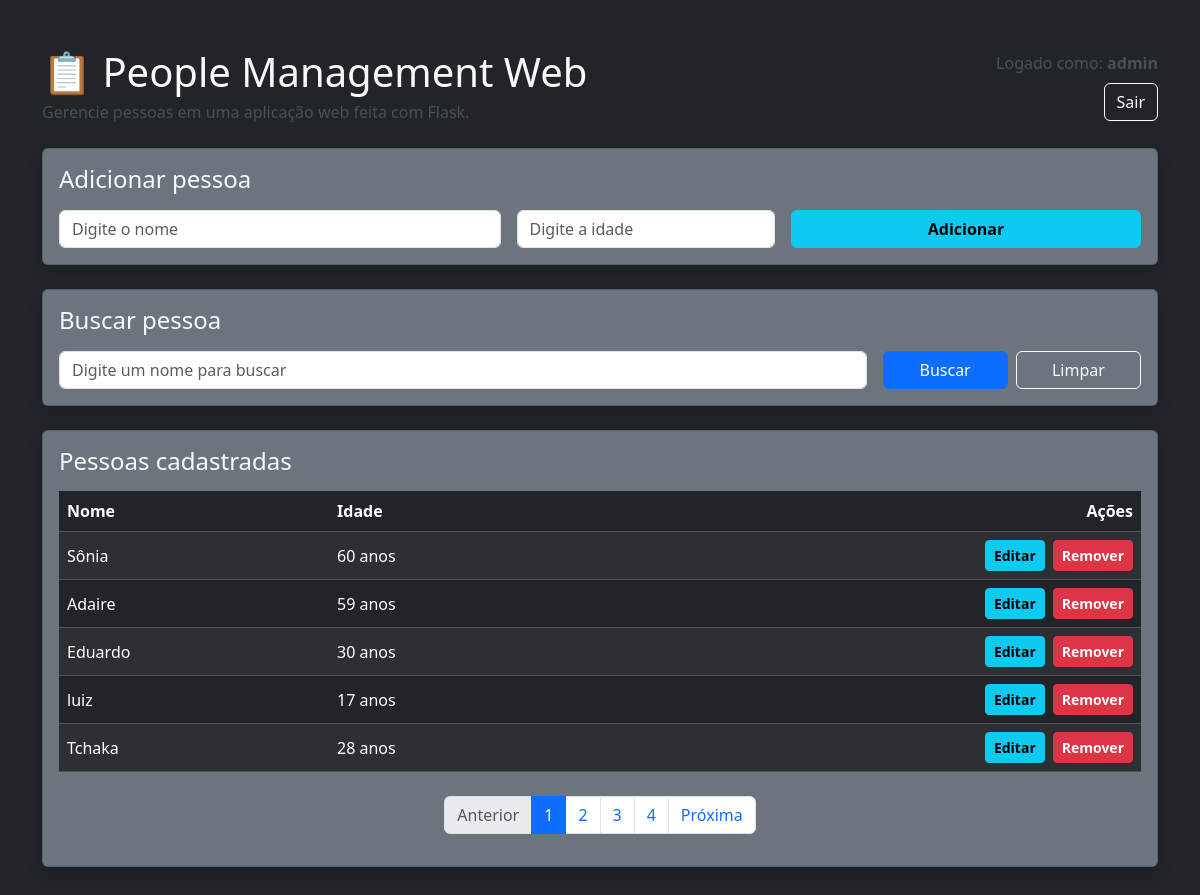
/ (signed in), run on the app's committed database.
### app.py (models this page shows)
class Usuario(UserMixin, db.Model):
    id = db.Column(db.Integer, primary_key=True)
    username = db.Column(db.String(100), unique=True, nullable=False)
    password = db.Column(db.String(255), nullable=False)

class Pessoa(db.Model):
    id = db.Column(db.Integer, primary_key=True)
    nome = db.Column(db.String(100), nullable=False)
    idade = db.Column(db.Integer, nullable=False)

### app.py (the view)
@app.route("/")
@login_required
def home():
    busca = request.args.get("busca", "").strip()
    pagina = request.args.get("pagina", 1, type=int)
    por_pagina = 5
    query = Pessoa.query
    if busca:
        query = query.filter(Pessoa.nome.ilike(f"%{busca}%"))
    paginacao = query.order_by(Pessoa.id.asc()).paginate(
        page=pagina,
        per_page=por_pagina,
        error_out=False
    )
    pessoas = paginacao.items
    return render_template(
        "index.html",
        pessoas=pessoas,
        busca=busca,
        pessoa_em_edicao=None,
        form_nome="",
        form_idade="",
        paginacao=paginacao
    )

### app.py (called while the page is built)
@login_manager.user_loader
def load_user(user_id):
    return Usuario.query.get(int(user_id))

### templates/index.html (shortened to what this page needs)
<!DOCTYPE html>
<html lang="pt-br">
<head>
    <link href="https://cdn.jsdelivr.net/npm/bootstrap@5.3.3/dist/css/bootstrap.min.css" rel="stylesheet">
</head>
<body class="bg-dark text-light">
    <div class="container py-5">
        <div class="d-flex flex-column flex-md-row justify-content-between align-items-md-center mb-4 gap-3">
            <div>
                <h1 class="mb-1">📋 People Management Web</h1>
                <p class="text-light-emphasis mb-0">Gerencie pessoas em uma aplicação web feita com Flask.</p>
            </div>
            <div class="d-flex flex-column align-items-md-end gap-2">
                <span class="text-light-emphasis">Logado como: <strong>{{ current_user.username }}</strong></span>
                <a href="{{ url_for('logout') }}" class="btn btn-outline-light">Sair</a>
            </div>
        </div>
        <div class="row g-4">
            <div class="col-12">
                <div class="card bg-secondary text-light shadow">
                    <div class="card-body">
                        {% if pessoa_em_edicao %}
                            <h2 class="h4 mb-3">Editar pessoa</h2>
                            <form action="{{ url_for('atualizar', id=pessoa_em_edicao.id, busca=busca, pagina=paginacao.page) }}" method="post" class="row g-3">
                                <div class="col-md-5">
                                    <input type="text" name="nome" class="form-control" placeholder="Digite o nome" value="{{ form_nome }}" required>
                                </div>
                                <div class="col-md-3">
                                    <input type="text" name="idade" class="form-control" placeholder="Digite a idade" value="{{ form_idade }}" required>
                                </div>
                                <div class="col-md-4 d-flex gap-2">
                                    <button type="submit" class="btn btn-info fw-bold flex-fill">Salvar alterações</button>
                                    <a href="{{ url_for('home', busca=busca, pagina=paginacao.page) }}" class="btn btn-outline-light flex-fill">Cancelar</a>
                                </div>
                            </form>
                        {% else %}
                            <h2 class="h4 mb-3">Adicionar pessoa</h2>
                            <form action="{{ url_for('adicionar') }}" method="post" class="row g-3">
                                <div class="col-md-5">
                                    <input type="text" name="nome" class="form-control" placeholder="Digite o nome" required>
                                </div>
                                <div class="col-md-3">
                                    <input type="text" name="idade" class="form-control" placeholder="Digite a idade" required>
                                </div>
                                <div class="col-md-4">
                                    <button type="submit" class="btn btn-info fw-bold w-100">Adicionar</button>
                                </div>
                            </form>
                        {% endif %}
                    </div>
                </div>
            </div>
            <div class="col-12">
                <div class="card bg-secondary text-light shadow">
                    <div class="card-body">
                        <h2 class="h4 mb-3">Buscar pessoa</h2>
                        <form action="{{ url_for('home') }}" method="get" class="row g-3">
                            <div class="col-md-9">
                                <input type="text" name="busca" class="form-control" placeholder="Digite um nome para buscar" value="{{ busca }}">
                            </div>
                            <div class="col-md-3 d-flex gap-2">
                                <button type="submit" class="btn btn-primary w-100">Buscar</button>
                                <a href="{{ url_for('home') }}" class="btn btn-outline-light w-100">Limpar</a>
                            </div>
                        </form>
                    </div>
                </div>
            </div>
            <div class="col-12">
                <div class="card bg-secondary text-light shadow">
                    <div class="card-body">
                        <h2 class="h4 mb-3">Pessoas cadastradas</h2>
                        {% if pessoas %}
                            <div class="table-responsive">
                                <table class="table table-dark table-striped table-hover align-middle mb-0">
                                    <thead>
                                        <tr>
                                            <th>Nome</th>
                                            <th>Idade</th>
                                            <th class="text-end">Ações</th>
                                        </tr>
                                    </thead>
                                    <tbody>
                                        {% for pessoa in pessoas %}
                                            <tr>
                                                <td>{{ pessoa.nome }}</td>
                                                <td>{{ pessoa.idade }} anos</td>
                                                <td class="text-end">
                                                    <div class="d-inline-flex gap-2">
                                                        <form action="{{ url_for('editar', id=pessoa.id, busca=busca, pagina=paginacao.page) }}" method="get">
                                                            <button type="submit" class="btn btn-info btn-sm fw-bold">Editar</button>
                                                        </form>
                                                        <form action="{{ url_for('remover', id=pessoa.id, busca=busca, pagina=paginacao.page) }}" method="post" onsubmit="return confirmarRemocao()">
                                                            <button type="submit" class="btn btn-danger btn-sm fw-bold">Remover</button>
                                                        </form>
                                                    </div>
                                                </td>
                                            </tr>
                                        {% endfor %}
                                    </tbody>
                                </table>
                            </div>
                            {% if paginacao.pages > 1 %}
                                <nav class="mt-4">
                                    <ul class="pagination justify-content-center">
                                        <li class="page-item {% if not paginacao.has_prev %}disabled{% endif %}">
                                            <a class="page-link" href="{{ url_for('home', pagina=paginacao.prev_num, busca=busca) if paginacao.has_prev else '#' }}">
                                                Anterior
                                            </a>
                                        </li>
                                        {% for numero in paginacao.iter_pages(left_edge=1, right_edge=1, left_current=1, right_current=2) %}
                                            {% if numero %}
                                                <li class="page-item {% if numero == paginacao.page %}active{% endif %}">
                                                    <a class="page-link" href="{{ url_for('home', pagina=numero, busca=busca) }}">
                                                        {{ numero }}
                                                    </a>
                                                </li>
                                            {% else %}
                                                <li class="page-item disabled">
                                                    <span class="page-link">...</span>
                                                </li>
                                            {% endif %}
                                        {% endfor %}
                                        <li class="page-item {% if not paginacao.has_next %}disabled{% endif %}">
                                            <a class="page-link" href="{{ url_for('home', pagina=paginacao.next_num, busca=busca) if paginacao.has_next else '#' }}">
                                                Próxima
                                            </a>
                                        </li>
                                    </ul>
                                </nav>
                            {% endif %}
                        {% else %}
                            <p class="mb-0 text-light-emphasis">Nenhuma pessoa encontrada.</p>
                        {% endif %}
                    </div>
                </div>
            </div>
        </div>
    </div>
</body>
</html>

### data on the page
Usuario: username "admin"
Pessoa: nome "Sônia", idade "60"
Pessoa: nome "Adaire", idade "59"
Pessoa: nome "Eduardo", idade "30"
Pessoa: nome "luiz", idade "17"
Pessoa: nome "Tchaka", idade "28"

### other printed values
{{ numero }} "1" "2" "3" "4"
